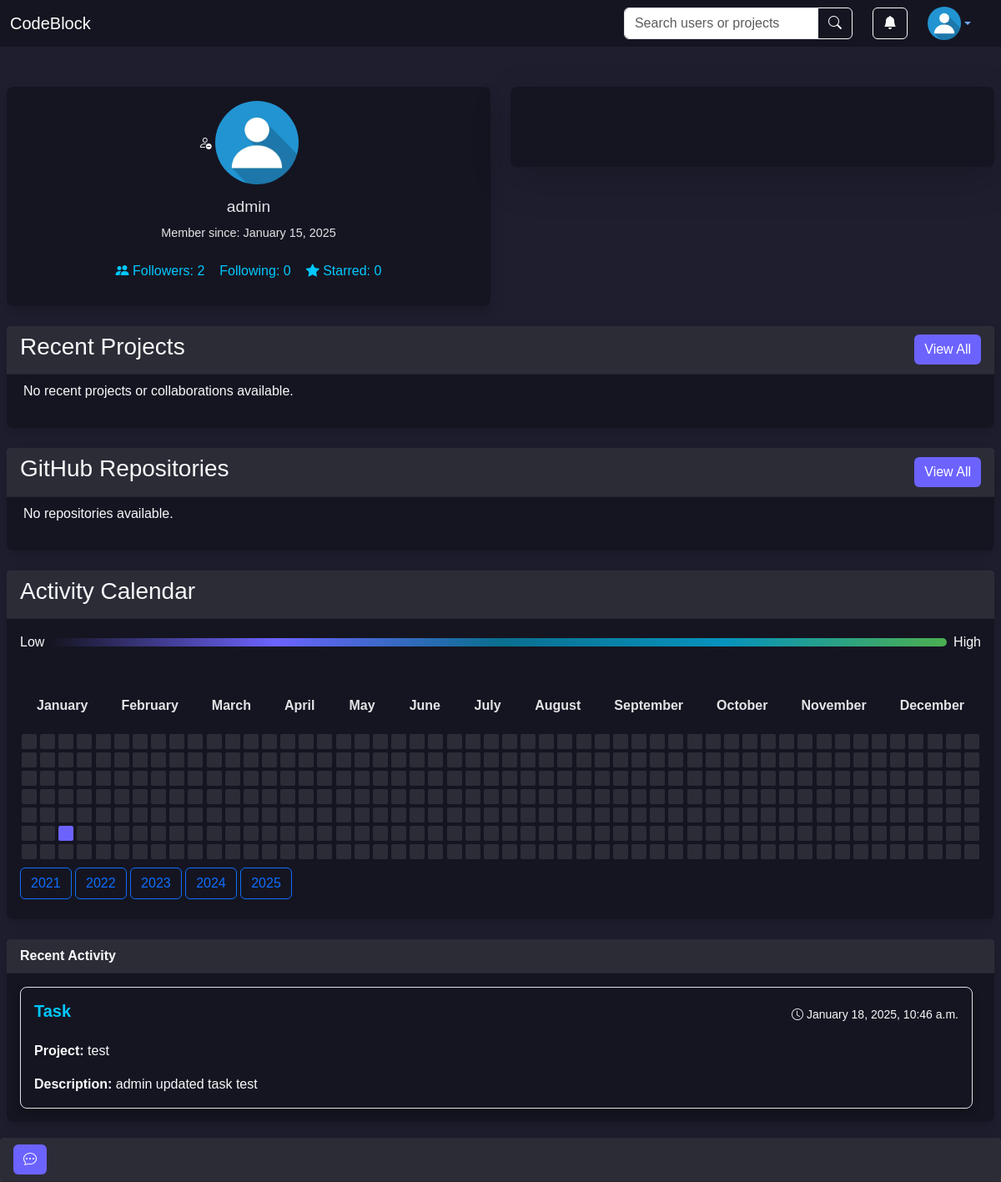
Page /profile/admin/ (signed in) on the earlier database version.
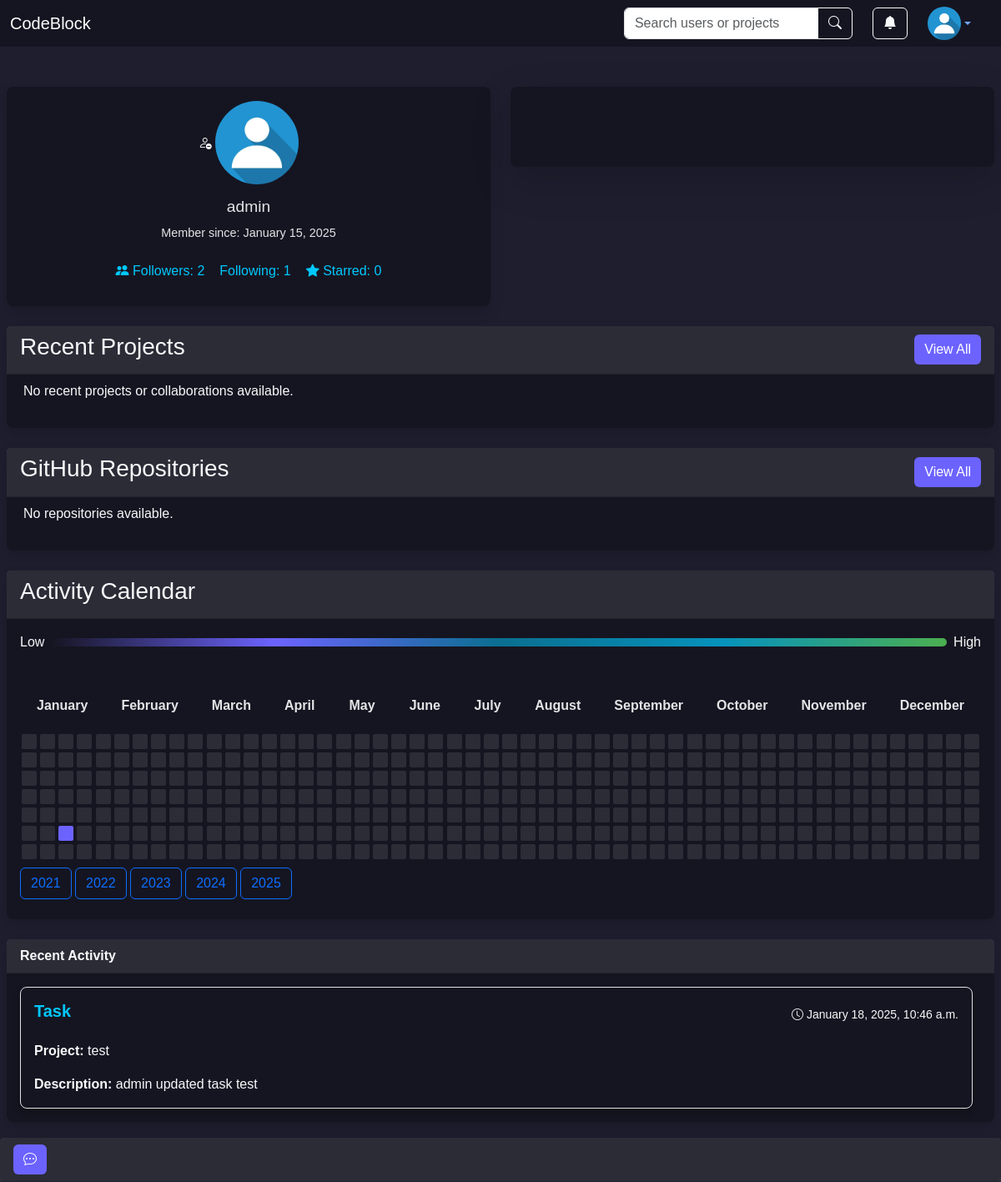
Same page on the later database version.
### user/models.py (models this page shows, shortened)
class CustomUser(AbstractUser):
    profile_picture = models.ImageField(upload_to='profile_pictures/', null=True, blank=True)
    following = models.ManyToManyField('self', symmetrical=False, related_name='followers', blank=True)
    bio = models.TextField(blank=True)
    project_dir = models.CharField(max_length=512, null=True, blank=True)
    default_mem_limit = models.CharField(max_length=10, default='512m',
                                         help_text="Default memory limit for Docker containers.")
    default_memswap_limit = models.CharField(max_length=10, default='1g',
                                             help_text="Memory + swap limit for Docker containers.")
    default_cpus = models.DecimalField(max_digits=3, decimal_places=2, default=0.5,
                                       help_text="Number of CPUs allocated for Docker containers.")
    default_cpu_shares = models.PositiveIntegerField(default=512,
                                                     help_text="Relative CPU weight for Docker containers.")
    def is_following(self, user):
        return self.following.filter(id=user.id).exists()

### profile/views.py (the view, shortened to what this page needs)
# urls.py: path("profile/<str:username>/", ProfileView.as_view(), name="profile"),
class ProfileView(TemplateView):
    template_name = 'profile.html'
    def get(self, request, *args, **kwargs):
        username = self.kwargs.get("username")
        if username:
            user_profile = get_object_or_404(CustomUser, username=username)
        else:
            user_profile = request.user
        owned_projects = Project.objects.filter(user=user_profile)
        collaborating_projects = user_profile.collaborating_projects.all()
        user_projects = owned_projects | collaborating_projects
        if isinstance(request.user, AnonymousUser):
            user_projects = user_projects.filter(is_public=True)
            is_following = False
            following_users = []
            followers_users = []
            chat_rooms = []
            enabled_notifications = None
        else:
            if user_profile != request.user:
                user_projects = user_projects.filter(
                    models.Q(is_public=True) | models.Q(collaborators=request.user)
                )
            is_following = request.user.is_following(user_profile)
            following_users = request.user.following.all()
            followers_users = request.user.followers.all()
            chat_rooms = ChatRoom.objects.filter(participants=request.user)
            enabled_notifications = ActivityLog.objects.filter(user=request.user, notification_enabled=True)
        user_projects = user_projects.distinct().order_by('-modified_at')
        activity_days, recent_activity, years = user_activity(user_profile)
        github_repos = []
        if not isinstance(request.user, AnonymousUser):
            try:
                if user_profile == request.user:
                    access_token = request.user.social_auth.get(provider='github').extra_data['access_token']
                else:
                    access_token = user_profile.social_auth.get(provider='github').extra_data['access_token']
                github = Github(access_token)
                github_repos = github.get_user().get_repos()
            except Exception as e:
                print(f"Error fetching GitHub repos: {e}")
        context = {
            'user_profile': user_profile,
            'user_projects': user_projects,
            'activity_days': activity_days,
            'recent_activity': recent_activity,
            'is_own_profile': user_profile == request.user,
            'is_following': is_following,
            'recent_chats': chat_rooms,
            'all_users': list(set(following_users) | set(followers_users)),
            'all_messages': Message.objects.filter(room__in=chat_rooms).order_by('timestamp'),
            'enabled_notifications': enabled_notifications,
            'github_repos': github_repos,
            'years': years,
        }
        return self.render_to_response(context)

### profile/templates/profile.html (shortened to what the changed rows need)
{% extends 'base.html' %}
{% block extra_head %}
{% load static %}
<link rel="stylesheet" type="text/css" href="{% static 'profile.css' %}">
{% endblock %}
{% block content %}
<div class="row mb-4">
    <div class="col-md-6">
        <div class="card profile-info shadow border-0">
            <div class="card-body text-center">
                {% if user.is_authenticated %}
                {% if is_own_profile %}
                <img src="{{ user.profile_picture.url }}" alt="Profile" class="profile-image mb-1">
                {% else %}
                <form method="post" action="">
                    <button type="submit" name="follow_unfollow" class="btn text-light p-0">
                        {% if is_following %}
                        <i class="bi bi-person-dash"></i>
                        {% else %}
                        <i class="bi bi-person-add"></i>
                        {% endif %}
                        <img src="{{ user_profile.profile_picture.url }}" alt="Profile" class="profile-image mb-1">
                    </button>
                </form>
                {% endif %}
                {% else %}
                <a href="{% url 'login' %}" class="btn text-light p-0">
                    <i class="bi bi-person-circle"></i>
                    <img src="{{ user_profile.profile_picture.url }}" alt="Profile" class="profile-image mb-1">
                </a>
                {% endif %}
                <h5>{{ user_profile.username }}</h5>
                <p>Member since: {{ user_profile.date_joined|date:"F j, Y" }}</p>
                <div class="follow-info mt-2 d-flex justify-content-center align-items-center">
                    <p>
                        <button type="button" class="btn follow-info p-2" data-bs-toggle="modal"
                                data-bs-target="#followersModal">
                            <i class="bi bi-people-fill"></i>
                            Followers: {{ user_profile.followers.count }}
                        </button>
                    </p>
                    <p>
                        <button type="button" class="btn follow-info p-2" data-bs-toggle="modal"
                                data-bs-target="#followingModal">
                            Following: {{ user_profile.following.count }}
                        </button>
                    </p>
                    <p>
                        <button type="button" class="btn follow-info p-2" data-bs-toggle="modal"
                                data-bs-target="#likedProjectsModal">
                            <i class="bi bi-star-fill"></i>
                            Starred: {{ user_profile.liked_projects.count }}
                        </button>
                    </p>
                </div>
            </div>
        </div>
    </div>
</div>
{% endblock %}

Differences in the rows shown:
changed CustomUser "admin": following.count "0" → "1"
